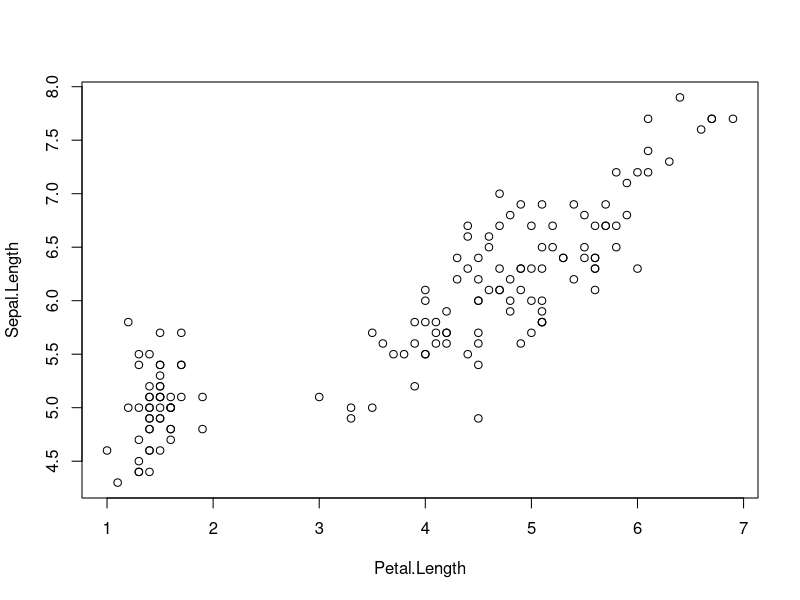
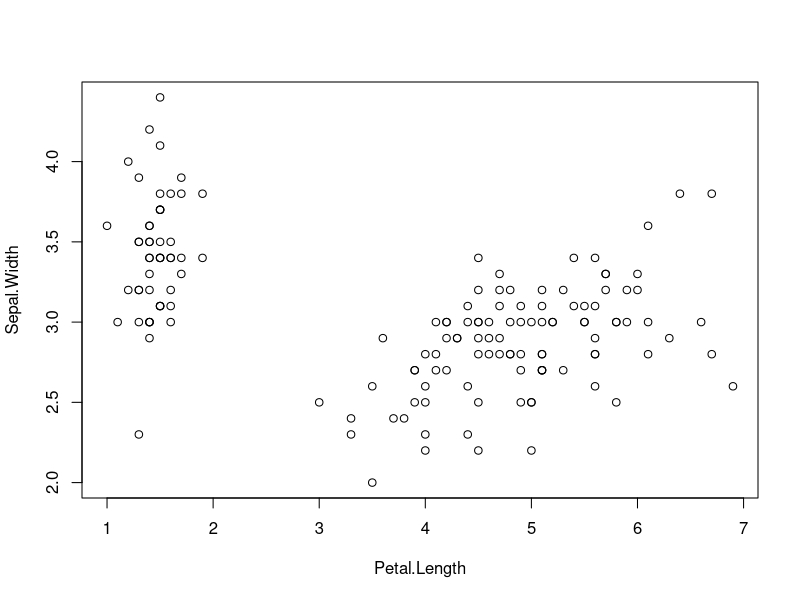
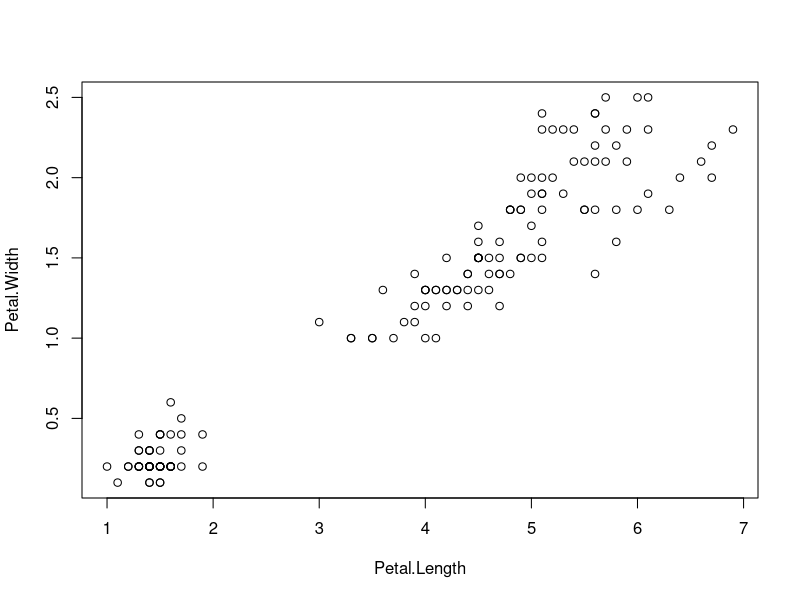
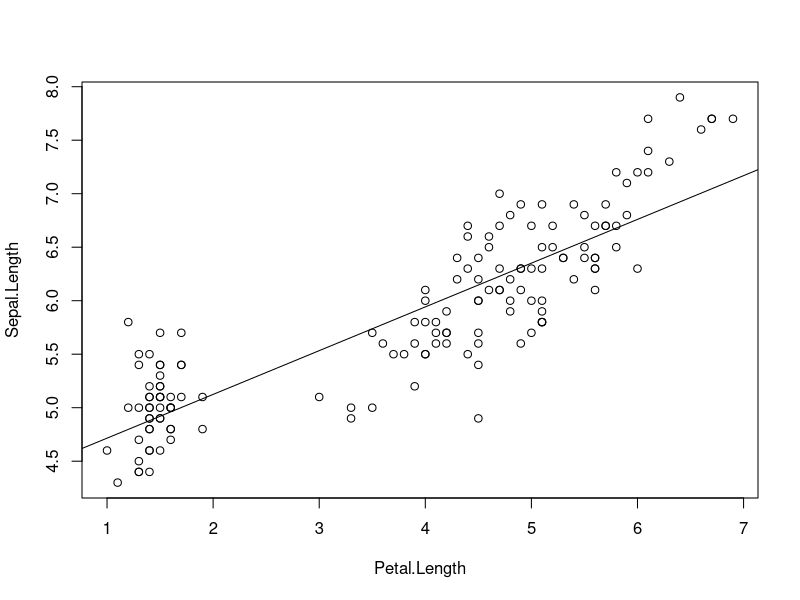
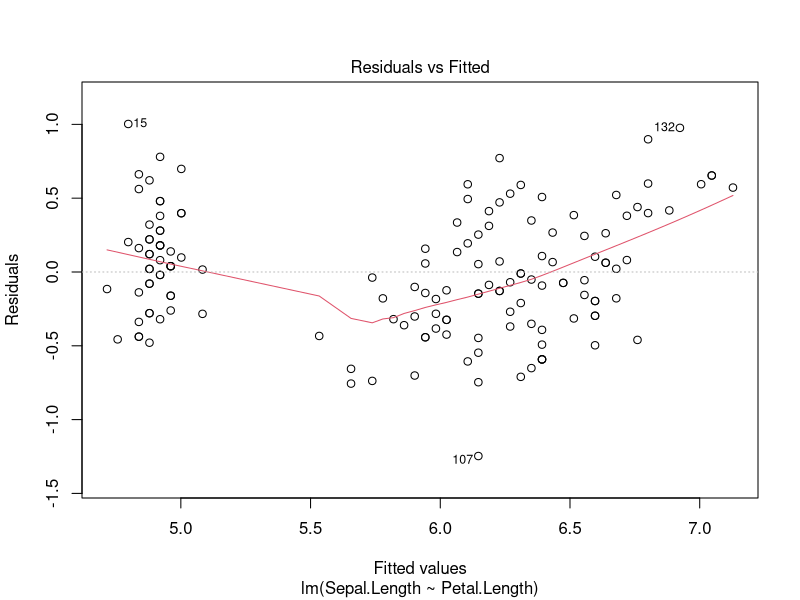
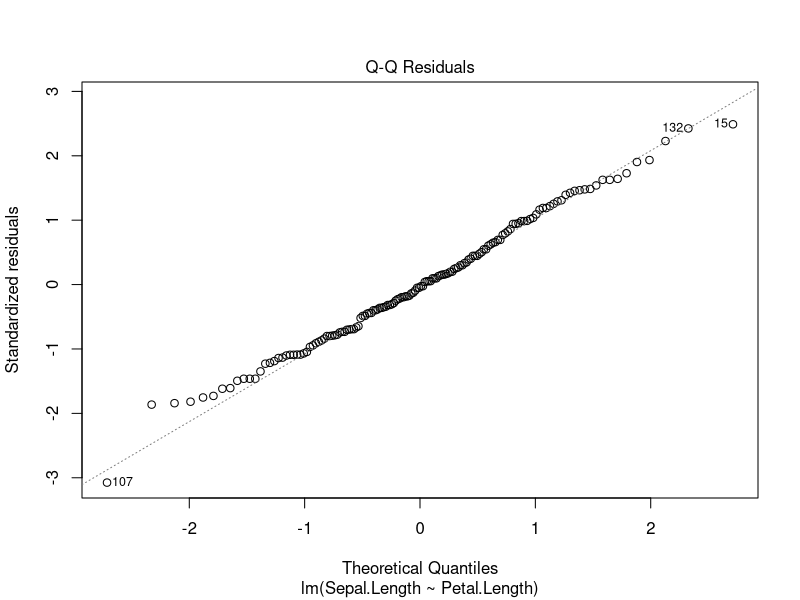
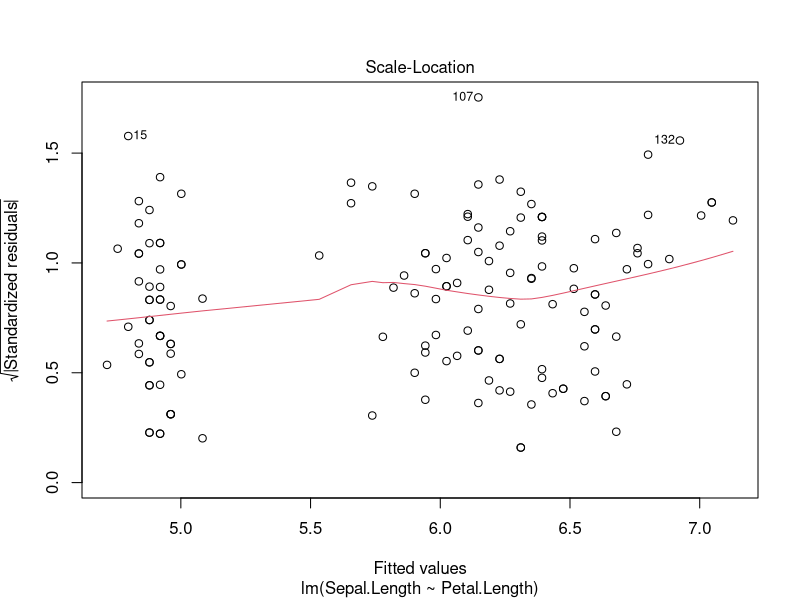
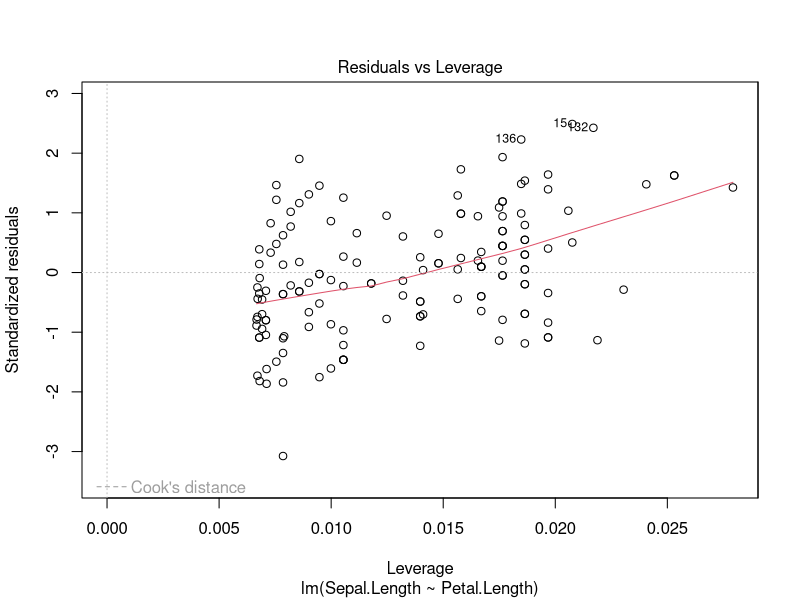

Write R code to recreate these figures, in order.
## ---- chunk 1
require(knitr)
require(DT)
require(kableExtra)
opts_chunk$set(echo= FALSE, comment="", tidy="styler")
## ---- chunk 2
u<-dim(iris)
## ---- chunk 3
options(knitr.kable.NA = "")
kable(summary(iris),digits=2, caption = "Descriptive statistics")
## ---- chunk 4
dt<-aggregate(. ~Species, data=iris, mean)
kable(dt, digits=2,caption="Means by species")
## ---- chunk 5
dat1<-subset(iris,select = - Species)
kable(cor(dat1),digits=3,caption="Pearson’s coefficients of correlation")
## ---- chunk 6
plot(iris$Petal.Length, iris$Sepal.Length, xlab="Petal.Length", ylab="Sepal.Length")
plot(iris$Petal.Length, iris$Sepal.Width, xlab="Petal.Length", ylab="Sepal.Width")
plot(iris$Petal.Length, iris$Petal.Width, xlab="Petal.Length", ylab="Petal.Width")
## ---- chunk 7
fit<-lm(Sepal.Length ~ Petal.Length, data = iris)
kable(summary(fit)$coef,digits=c(3,3,3,100), caption="Summary of lm: Sepal.Length ~ Petal.Length")
## ---- chunk 8
a<-round(coef(fit)[[2]],3)
b<-round(coef(fit)[[1]],3)
## ---- chunk 9
plot(iris$Petal.Length, iris$Sepal.Length, xlab="Petal.Length", ylab="Sepal.Length")
abline(fit)
## ---- chunk 10
plot(fit)
